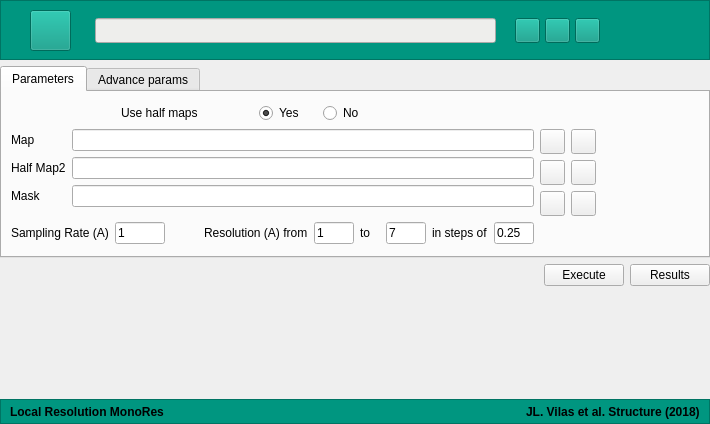
<?xml version="1.0" encoding="UTF-8"?>
<ui version="4.0">
 <class>MainWindow</class>
 <widget class="QMainWindow" name="MainWindow">
  <property name="geometry">
   <rect>
    <x>0</x>
    <y>0</y>
    <width>710</width>
    <height>424</height>
   </rect>
  </property>
  <property name="windowTitle">
   <string>Local Resolution MonoRes</string>
  </property>
  <property name="windowIcon">
   <iconset resource="icons.qrc">
    <normaloff>:/new/prefix1/icons/xmipp_logo.png</normaloff>:/new/prefix1/icons/xmipp_logo.png</iconset>
  </property>
  <widget class="QWidget" name="centralwidget">
   <layout class="QVBoxLayout" name="verticalLayout_2">
    <property name="leftMargin">
     <number>0</number>
    </property>
    <property name="topMargin">
     <number>0</number>
    </property>
    <property name="rightMargin">
     <number>0</number>
    </property>
    <property name="bottomMargin">
     <number>0</number>
    </property>
    <item>
     <widget class="QFrame" name="topFrame">
      <property name="sizePolicy">
       <sizepolicy hsizetype="Preferred" vsizetype="Fixed">
        <horstretch>0</horstretch>
        <verstretch>60</verstretch>
       </sizepolicy>
      </property>
      <property name="maximumSize">
       <size>
        <width>16777215</width>
        <height>60</height>
       </size>
      </property>
      <property name="baseSize">
       <size>
        <width>0</width>
        <height>70</height>
       </size>
      </property>
      <property name="styleSheet">
       <string notr="true">
background-color: rgb(103, 175, 106);
background-color: rgb(0, 150, 128);</string>
      </property>
      <property name="frameShape">
       <enum>QFrame::StyledPanel</enum>
      </property>
      <property name="frameShadow">
       <enum>QFrame::Raised</enum>
      </property>
      <widget class="QPushButton" name="buttonXmipp">
       <property name="geometry">
        <rect>
         <x>30</x>
         <y>10</y>
         <width>41</width>
         <height>41</height>
        </rect>
       </property>
       <property name="cursor">
        <cursorShape>PointingHandCursor</cursorShape>
       </property>
       <property name="text">
        <string/>
       </property>
       <property name="icon">
        <iconset resource="icons.qrc">
         <normaloff>:/new/prefix1/icons/xmipp_logo.png</normaloff>:/new/prefix1/icons/xmipp_logo.png</iconset>
       </property>
       <property name="iconSize">
        <size>
         <width>33</width>
         <height>33</height>
        </size>
       </property>
      </widget>
      <widget class="QLineEdit" name="linePath">
       <property name="geometry">
        <rect>
         <x>95</x>
         <y>18</y>
         <width>401</width>
         <height>25</height>
        </rect>
       </property>
       <property name="styleSheet">
        <string notr="true">background-color: rgb(238, 238, 236);</string>
       </property>
      </widget>
      <widget class="QPushButton" name="buttonPath">
       <property name="geometry">
        <rect>
         <x>515</x>
         <y>18</y>
         <width>25</width>
         <height>25</height>
        </rect>
       </property>
       <property name="cursor">
        <cursorShape>PointingHandCursor</cursorShape>
       </property>
       <property name="text">
        <string/>
       </property>
       <property name="icon">
        <iconset resource="icons.qrc">
         <normaloff>:/new/prefix1/icons/path.png</normaloff>:/new/prefix1/icons/path.png</iconset>
       </property>
      </widget>
      <widget class="QPushButton" name="buttonHelp">
       <property name="geometry">
        <rect>
         <x>545</x>
         <y>18</y>
         <width>25</width>
         <height>25</height>
        </rect>
       </property>
       <property name="cursor">
        <cursorShape>PointingHandCursor</cursorShape>
       </property>
       <property name="text">
        <string/>
       </property>
       <property name="icon">
        <iconset resource="icons.qrc">
         <normaloff>:/new/prefix1/icons/helpblue.png</normaloff>:/new/prefix1/icons/helpblue.png</iconset>
       </property>
      </widget>
      <widget class="QPushButton" name="buttonCite">
       <property name="geometry">
        <rect>
         <x>575</x>
         <y>18</y>
         <width>25</width>
         <height>25</height>
        </rect>
       </property>
       <property name="cursor">
        <cursorShape>PointingHandCursor</cursorShape>
       </property>
       <property name="text">
        <string/>
       </property>
       <property name="icon">
        <iconset resource="icons.qrc">
         <normaloff>:/new/prefix1/icons/cite.png</normaloff>:/new/prefix1/icons/cite.png</iconset>
       </property>
      </widget>
     </widget>
    </item>
    <item>
     <layout class="QGridLayout" name="gridLayout_4">
      <item row="0" column="0">
       <widget class="QTabWidget" name="tabWidget">
        <property name="currentIndex">
         <number>0</number>
        </property>
        <widget class="QWidget" name="tabParams">
         <attribute name="title">
          <string>Parameters</string>
         </attribute>
         <layout class="QVBoxLayout" name="verticalLayout">
          <item>
           <layout class="QGridLayout" name="gridLayout">
            <item row="2" column="9">
             <widget class="QLabel" name="labelSteps">
              <property name="text">
               <string>in steps of</string>
              </property>
             </widget>
            </item>
            <item row="2" column="6">
             <widget class="QLineEdit" name="lineLowRes">
              <property name="maximumSize">
               <size>
                <width>40</width>
                <height>16777215</height>
               </size>
              </property>
              <property name="text">
               <string>1</string>
              </property>
             </widget>
            </item>
            <item row="1" column="12">
             <spacer name="horizontalSpacer_2">
              <property name="orientation">
               <enum>Qt::Horizontal</enum>
              </property>
              <property name="sizeHint" stdset="0">
               <size>
                <width>40</width>
                <height>20</height>
               </size>
              </property>
             </spacer>
            </item>
            <item row="1" column="1" colspan="10">
             <layout class="QFormLayout" name="formLayout">
              <item row="0" column="0">
               <widget class="QLabel" name="labelHalf1">
                <property name="text">
                 <string>Map</string>
                </property>
               </widget>
              </item>
              <item row="0" column="1">
               <widget class="QLineEdit" name="lineHalf1"/>
              </item>
              <item row="1" column="0">
               <widget class="QLabel" name="labelHalf2">
                <property name="text">
                 <string>Half Map2</string>
                </property>
               </widget>
              </item>
              <item row="1" column="1">
               <widget class="QLineEdit" name="lineHalf2"/>
              </item>
              <item row="2" column="0">
               <widget class="QLabel" name="labelMask">
                <property name="text">
                 <string>Mask</string>
                </property>
               </widget>
              </item>
              <item row="2" column="1">
               <widget class="QLineEdit" name="lineMask"/>
              </item>
             </layout>
            </item>
            <item row="2" column="8">
             <widget class="QLineEdit" name="lineHighRes">
              <property name="maximumSize">
               <size>
                <width>40</width>
                <height>16777215</height>
               </size>
              </property>
              <property name="text">
               <string>7</string>
              </property>
             </widget>
            </item>
            <item row="2" column="10">
             <widget class="QLineEdit" name="lineResStep">
              <property name="maximumSize">
               <size>
                <width>40</width>
                <height>16777215</height>
               </size>
              </property>
              <property name="text">
               <string>0.25</string>
              </property>
             </widget>
            </item>
            <item row="1" column="11">
             <layout class="QGridLayout" name="gridLayout_3">
              <item row="0" column="0">
               <widget class="QPushButton" name="buttonHalf1">
                <property name="sizePolicy">
                 <sizepolicy hsizetype="Fixed" vsizetype="Fixed">
                  <horstretch>0</horstretch>
                  <verstretch>0</verstretch>
                 </sizepolicy>
                </property>
                <property name="maximumSize">
                 <size>
                  <width>25</width>
                  <height>25</height>
                 </size>
                </property>
                <property name="cursor">
                 <cursorShape>PointingHandCursor</cursorShape>
                </property>
                <property name="text">
                 <string/>
                </property>
                <property name="icon">
                 <iconset resource="icons.qrc">
                  <normaloff>:/new/prefix1/icons/open.png</normaloff>:/new/prefix1/icons/open.png</iconset>
                </property>
               </widget>
              </item>
              <item row="1" column="0">
               <widget class="QPushButton" name="buttonHalf2">
                <property name="sizePolicy">
                 <sizepolicy hsizetype="Fixed" vsizetype="Fixed">
                  <horstretch>0</horstretch>
                  <verstretch>0</verstretch>
                 </sizepolicy>
                </property>
                <property name="maximumSize">
                 <size>
                  <width>25</width>
                  <height>25</height>
                 </size>
                </property>
                <property name="cursor">
                 <cursorShape>PointingHandCursor</cursorShape>
                </property>
                <property name="text">
                 <string/>
                </property>
                <property name="icon">
                 <iconset resource="icons.qrc">
                  <normaloff>:/new/prefix1/icons/open.png</normaloff>:/new/prefix1/icons/open.png</iconset>
                </property>
               </widget>
              </item>
              <item row="2" column="0">
               <widget class="QPushButton" name="buttonMask">
                <property name="sizePolicy">
                 <sizepolicy hsizetype="Fixed" vsizetype="Fixed">
                  <horstretch>0</horstretch>
                  <verstretch>0</verstretch>
                 </sizepolicy>
                </property>
                <property name="maximumSize">
                 <size>
                  <width>25</width>
                  <height>25</height>
                 </size>
                </property>
                <property name="cursor">
                 <cursorShape>PointingHandCursor</cursorShape>
                </property>
                <property name="text">
                 <string/>
                </property>
                <property name="icon">
                 <iconset resource="icons.qrc">
                  <normaloff>:/new/prefix1/icons/open.png</normaloff>:/new/prefix1/icons/open.png</iconset>
                </property>
               </widget>
              </item>
              <item row="0" column="1">
               <widget class="QPushButton" name="buttonChimeraHalf1">
                <property name="sizePolicy">
                 <sizepolicy hsizetype="Fixed" vsizetype="Fixed">
                  <horstretch>0</horstretch>
                  <verstretch>0</verstretch>
                 </sizepolicy>
                </property>
                <property name="maximumSize">
                 <size>
                  <width>25</width>
                  <height>25</height>
                 </size>
                </property>
                <property name="cursor">
                 <cursorShape>PointingHandCursor</cursorShape>
                </property>
                <property name="text">
                 <string/>
                </property>
                <property name="icon">
                 <iconset resource="icons.qrc">
                  <normaloff>:/new/prefix1/icons/see.png</normaloff>:/new/prefix1/icons/see.png</iconset>
                </property>
               </widget>
              </item>
              <item row="1" column="1">
               <widget class="QPushButton" name="buttonChimeraHalf2">
                <property name="sizePolicy">
                 <sizepolicy hsizetype="Fixed" vsizetype="Fixed">
                  <horstretch>0</horstretch>
                  <verstretch>0</verstretch>
                 </sizepolicy>
                </property>
                <property name="maximumSize">
                 <size>
                  <width>25</width>
                  <height>25</height>
                 </size>
                </property>
                <property name="cursor">
                 <cursorShape>PointingHandCursor</cursorShape>
                </property>
                <property name="text">
                 <string/>
                </property>
                <property name="icon">
                 <iconset resource="icons.qrc">
                  <normaloff>:/new/prefix1/icons/see.png</normaloff>:/new/prefix1/icons/see.png</iconset>
                </property>
               </widget>
              </item>
              <item row="2" column="1">
               <widget class="QPushButton" name="buttonChimeraMask">
                <property name="sizePolicy">
                 <sizepolicy hsizetype="Fixed" vsizetype="Fixed">
                  <horstretch>0</horstretch>
                  <verstretch>0</verstretch>
                 </sizepolicy>
                </property>
                <property name="maximumSize">
                 <size>
                  <width>25</width>
                  <height>25</height>
                 </size>
                </property>
                <property name="cursor">
                 <cursorShape>PointingHandCursor</cursorShape>
                </property>
                <property name="text">
                 <string/>
                </property>
                <property name="icon">
                 <iconset resource="icons.qrc">
                  <normaloff>:/new/prefix1/icons/see.png</normaloff>:/new/prefix1/icons/see.png</iconset>
                </property>
               </widget>
              </item>
             </layout>
            </item>
            <item row="0" column="5" colspan="3">
             <layout class="QHBoxLayout" name="horizontalLayout_2">
              <item alignment="Qt::AlignLeft">
               <widget class="QRadioButton" name="checkHalfsYes">
                <property name="text">
                 <string>Yes</string>
                </property>
                <property name="checked">
                 <bool>true</bool>
                </property>
               </widget>
              </item>
              <item alignment="Qt::AlignLeft">
               <widget class="QRadioButton" name="checkHalfsNo">
                <property name="text">
                 <string>No</string>
                </property>
               </widget>
              </item>
             </layout>
            </item>
            <item row="2" column="7">
             <widget class="QLabel" name="labelTo">
              <property name="text">
               <string>to</string>
              </property>
             </widget>
            </item>
            <item row="2" column="1">
             <widget class="QLabel" name="labelSampling">
              <property name="text">
               <string>Sampling Rate (A)</string>
              </property>
             </widget>
            </item>
            <item row="0" column="3" alignment="Qt::AlignRight">
             <widget class="QLabel" name="labelUseHalves">
              <property name="text">
               <string>Use half maps</string>
              </property>
             </widget>
            </item>
            <item row="2" column="2" colspan="2">
             <widget class="QLineEdit" name="lineSampling">
              <property name="sizePolicy">
               <sizepolicy hsizetype="Ignored" vsizetype="Fixed">
                <horstretch>0</horstretch>
                <verstretch>0</verstretch>
               </sizepolicy>
              </property>
              <property name="minimumSize">
               <size>
                <width>10</width>
                <height>0</height>
               </size>
              </property>
              <property name="maximumSize">
               <size>
                <width>50</width>
                <height>16777215</height>
               </size>
              </property>
              <property name="text">
               <string>1</string>
              </property>
             </widget>
            </item>
            <item row="2" column="4" colspan="2">
             <widget class="QLabel" name="labelResolutinRange">
              <property name="text">
               <string>Resolution (A) from</string>
              </property>
             </widget>
            </item>
           </layout>
          </item>
         </layout>
        </widget>
        <widget class="QWidget" name="tabAdvance">
         <attribute name="title">
          <string>Advance params</string>
         </attribute>
         <layout class="QVBoxLayout" name="verticalLayout_3">
          <item>
           <layout class="QGridLayout" name="gridLayout_2">
            <item row="2" column="0">
             <widget class="QLabel" name="labelThreads">
              <property name="text">
               <string>Number of Threads</string>
              </property>
             </widget>
            </item>
            <item row="2" column="1">
             <widget class="QLineEdit" name="lineThreads">
              <property name="sizePolicy">
               <sizepolicy hsizetype="Fixed" vsizetype="Fixed">
                <horstretch>0</horstretch>
                <verstretch>0</verstretch>
               </sizepolicy>
              </property>
              <property name="maximumSize">
               <size>
                <width>50</width>
                <height>16777215</height>
               </size>
              </property>
              <property name="text">
               <string>4</string>
              </property>
             </widget>
            </item>
            <item row="2" column="2" colspan="3">
             <spacer name="horizontalSpacer_4">
              <property name="orientation">
               <enum>Qt::Horizontal</enum>
              </property>
              <property name="sizeHint" stdset="0">
               <size>
                <width>40</width>
                <height>20</height>
               </size>
              </property>
             </spacer>
            </item>
            <item row="0" column="2">
             <layout class="QHBoxLayout" name="horizontalLayout">
              <item>
               <widget class="QPushButton" name="buttonExclMask">
                <property name="sizePolicy">
                 <sizepolicy hsizetype="Fixed" vsizetype="Fixed">
                  <horstretch>0</horstretch>
                  <verstretch>0</verstretch>
                 </sizepolicy>
                </property>
                <property name="maximumSize">
                 <size>
                  <width>25</width>
                  <height>25</height>
                 </size>
                </property>
                <property name="cursor">
                 <cursorShape>PointingHandCursor</cursorShape>
                </property>
                <property name="text">
                 <string/>
                </property>
                <property name="icon">
                 <iconset resource="icons.qrc">
                  <normaloff>:/new/prefix1/icons/open.png</normaloff>:/new/prefix1/icons/open.png</iconset>
                </property>
               </widget>
              </item>
              <item>
               <widget class="QPushButton" name="buttonChimeraExclMask">
                <property name="sizePolicy">
                 <sizepolicy hsizetype="Fixed" vsizetype="Fixed">
                  <horstretch>0</horstretch>
                  <verstretch>0</verstretch>
                 </sizepolicy>
                </property>
                <property name="maximumSize">
                 <size>
                  <width>25</width>
                  <height>25</height>
                 </size>
                </property>
                <property name="cursor">
                 <cursorShape>PointingHandCursor</cursorShape>
                </property>
                <property name="text">
                 <string/>
                </property>
                <property name="icon">
                 <iconset resource="icons.qrc">
                  <normaloff>:/new/prefix1/icons/see.png</normaloff>:/new/prefix1/icons/see.png</iconset>
                </property>
               </widget>
              </item>
             </layout>
            </item>
            <item row="1" column="0">
             <widget class="QLabel" name="labelSignificance">
              <property name="text">
               <string>Significance</string>
              </property>
             </widget>
            </item>
            <item row="0" column="3" colspan="2">
             <spacer name="horizontalSpacer_3">
              <property name="orientation">
               <enum>Qt::Horizontal</enum>
              </property>
              <property name="sizeHint" stdset="0">
               <size>
                <width>40</width>
                <height>20</height>
               </size>
              </property>
             </spacer>
            </item>
            <item row="1" column="2" colspan="3">
             <spacer name="horizontalSpacer">
              <property name="orientation">
               <enum>Qt::Horizontal</enum>
              </property>
              <property name="sizeHint" stdset="0">
               <size>
                <width>40</width>
                <height>20</height>
               </size>
              </property>
             </spacer>
            </item>
            <item row="0" column="0">
             <widget class="QLabel" name="labelExclusionMask">
              <property name="text">
               <string>Exclusion Mask</string>
              </property>
             </widget>
            </item>
            <item row="1" column="1">
             <widget class="QLineEdit" name="lineSignificance">
              <property name="sizePolicy">
               <sizepolicy hsizetype="Fixed" vsizetype="Fixed">
                <horstretch>0</horstretch>
                <verstretch>0</verstretch>
               </sizepolicy>
              </property>
              <property name="maximumSize">
               <size>
                <width>50</width>
                <height>16777215</height>
               </size>
              </property>
              <property name="text">
               <string>0.95</string>
              </property>
             </widget>
            </item>
            <item row="0" column="1">
             <widget class="QLineEdit" name="lineExclusionMask"/>
            </item>
            <item row="4" column="0">
             <widget class="QLabel" name="label">
              <property name="text">
               <string>Use gaussian noise?</string>
              </property>
             </widget>
            </item>
            <item row="4" column="1">
             <layout class="QHBoxLayout" name="horizontalLayout_9">
              <item alignment="Qt::AlignLeft">
               <widget class="QRadioButton" name="radioButton_2">
                <property name="text">
                 <string>Yes</string>
                </property>
               </widget>
              </item>
              <item alignment="Qt::AlignLeft">
               <widget class="QRadioButton" name="checkGaussYes">
                <property name="text">
                 <string>No</string>
                </property>
                <property name="checked">
                 <bool>true</bool>
                </property>
               </widget>
              </item>
             </layout>
            </item>
           </layout>
          </item>
          <item>
           <spacer name="verticalSpacer_2">
            <property name="orientation">
             <enum>Qt::Vertical</enum>
            </property>
            <property name="sizeHint" stdset="0">
             <size>
              <width>20</width>
              <height>40</height>
             </size>
            </property>
           </spacer>
          </item>
         </layout>
        </widget>
       </widget>
      </item>
     </layout>
    </item>
    <item>
     <layout class="QGridLayout" name="gridLayout_5">
      <item row="0" column="1" alignment="Qt::AlignRight">
       <widget class="QPushButton" name="executeButton">
        <property name="sizePolicy">
         <sizepolicy hsizetype="Fixed" vsizetype="Fixed">
          <horstretch>0</horstretch>
          <verstretch>0</verstretch>
         </sizepolicy>
        </property>
        <property name="text">
         <string>Execute</string>
        </property>
       </widget>
      </item>
      <item row="0" column="2" alignment="Qt::AlignRight">
       <widget class="QPushButton" name="resultsButton">
        <property name="text">
         <string>Results</string>
        </property>
       </widget>
      </item>
      <item row="0" column="0">
       <spacer name="horizontalSpacer_5">
        <property name="orientation">
         <enum>Qt::Horizontal</enum>
        </property>
        <property name="sizeHint" stdset="0">
         <size>
          <width>40</width>
          <height>20</height>
         </size>
        </property>
       </spacer>
      </item>
     </layout>
    </item>
    <item>
     <spacer name="verticalSpacer">
      <property name="orientation">
       <enum>Qt::Vertical</enum>
      </property>
      <property name="sizeType">
       <enum>QSizePolicy::Expanding</enum>
      </property>
      <property name="sizeHint" stdset="0">
       <size>
        <width>20</width>
        <height>40</height>
       </size>
      </property>
     </spacer>
    </item>
    <item>
     <widget class="QFrame" name="downFrame">
      <property name="sizePolicy">
       <sizepolicy hsizetype="Preferred" vsizetype="Fixed">
        <horstretch>0</horstretch>
        <verstretch>0</verstretch>
       </sizepolicy>
      </property>
      <property name="minimumSize">
       <size>
        <width>0</width>
        <height>25</height>
       </size>
      </property>
      <property name="maximumSize">
       <size>
        <width>16777215</width>
        <height>25</height>
       </size>
      </property>
      <property name="statusTip">
       <string/>
      </property>
      <property name="styleSheet">
       <string notr="true">background-color: rgb(0, 150, 128);
sdfzsfzsfsf</string>
      </property>
      <property name="frameShape">
       <enum>QFrame::StyledPanel</enum>
      </property>
      <property name="frameShadow">
       <enum>QFrame::Raised</enum>
      </property>
      <layout class="QHBoxLayout" name="horizontalLayout_4">
       <property name="topMargin">
        <number>0</number>
       </property>
       <property name="bottomMargin">
        <number>0</number>
       </property>
       <item alignment="Qt::AlignLeft">
        <widget class="QLabel" name="labelMonoRes">
         <property name="font">
          <font>
           <weight>75</weight>
           <bold>true</bold>
          </font>
         </property>
         <property name="text">
          <string>Local Resolution MonoRes</string>
         </property>
        </widget>
       </item>
       <item alignment="Qt::AlignRight">
        <widget class="QLabel" name="labelCiteMonoRes">
         <property name="font">
          <font>
           <weight>75</weight>
           <bold>true</bold>
          </font>
         </property>
         <property name="text">
          <string>JL. Vilas et al. Structure (2018)</string>
         </property>
        </widget>
       </item>
      </layout>
     </widget>
    </item>
   </layout>
  </widget>
  <widget class="QMenuBar" name="menubar">
   <property name="geometry">
    <rect>
     <x>0</x>
     <y>0</y>
     <width>710</width>
     <height>22</height>
    </rect>
   </property>
  </widget>
 </widget>
 <resources>
  <include location="icons.qrc"/>
 </resources>
 <connections/>
</ui>
